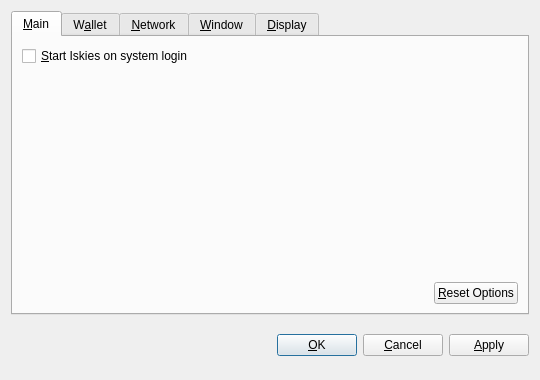
<?xml version="1.0" encoding="UTF-8"?>
<ui version="4.0">
 <class>OptionsDialog</class>
 <widget class="QDialog" name="OptionsDialog">
  <property name="geometry">
   <rect>
    <x>0</x>
    <y>0</y>
    <width>540</width>
    <height>380</height>
   </rect>
  </property>
  <property name="windowTitle">
   <string>Options</string>
  </property>
  <property name="modal">
   <bool>true</bool>
  </property>
  <layout class="QVBoxLayout" name="verticalLayout">
   <item>
    <widget class="QTabWidget" name="tabWidget">
     <property name="tabPosition">
      <enum>QTabWidget::North</enum>
     </property>
     <property name="currentIndex">
      <number>0</number>
     </property>
     <widget class="QWidget" name="tabMain">
      <attribute name="title">
       <string>&amp;Main</string>
      </attribute>
      <layout class="QVBoxLayout" name="verticalLayout_Main">
       <item>
        <widget class="QCheckBox" name="bitcoinAtStartup">
         <property name="toolTip">
          <string>Automatically start Iskies after logging in to the system.</string>
         </property>
         <property name="text">
          <string>&amp;Start Iskies on system login</string>
         </property>
        </widget>
       </item>
       <item>
        <spacer name="verticalSpacer_Main">
         <property name="orientation">
          <enum>Qt::Vertical</enum>
         </property>
         <property name="sizeHint" stdset="0">
          <size>
           <width>20</width>
           <height>40</height>
          </size>
         </property>
        </spacer>
       </item>
       <item>
        <layout class="QHBoxLayout" name="horizontalLayout_2_Main">
         <item>
          <spacer name="horizontalSpacer_2_Main">
           <property name="orientation">
            <enum>Qt::Horizontal</enum>
           </property>
           <property name="sizeHint" stdset="0">
            <size>
             <width>40</width>
             <height>20</height>
            </size>
           </property>
          </spacer>
         </item>
         <item>
          <widget class="QPushButton" name="resetButton">
           <property name="toolTip">
            <string>Reset all client options to default.</string>
           </property>
           <property name="text">
            <string>&amp;Reset Options</string>
           </property>
           <property name="autoDefault">
            <bool>false</bool>
           </property>
          </widget>
         </item>
        </layout>
       </item>
      </layout>
     </widget>
     <widget class="QWidget" name="tabWallet">
      <attribute name="title">
       <string>W&amp;allet</string>
      </attribute>
      <layout class="QVBoxLayout" name="verticalLayout_Network">
       <item>
        <widget class="QLabel" name="transactionFeeInfoLabel">
         <property name="text">
          <string>Optional transaction fee per kB that helps make sure your transactions are processed quickly. Most transactions are 1 kB.</string>
         </property>
         <property name="textFormat">
          <enum>Qt::PlainText</enum>
         </property>
         <property name="wordWrap">
          <bool>true</bool>
         </property>
        </widget>
       </item>
       <item>
        <layout class="QHBoxLayout" name="horizontalLayout_1_Main">
         <item>
          <widget class="QLabel" name="transactionFeeLabel">
           <property name="text">
            <string>Pay transaction &amp;fee</string>
           </property>
           <property name="textFormat">
            <enum>Qt::PlainText</enum>
           </property>
           <property name="buddy">
            <cstring>transactionFee</cstring>
           </property>
          </widget>
         </item>
         <item>
          <widget class="BitcoinAmountField" name="transactionFee"/>
         </item>
         <item>
          <spacer name="horizontalSpacer_1_Main">
           <property name="orientation">
            <enum>Qt::Horizontal</enum>
           </property>
           <property name="sizeHint" stdset="0">
            <size>
             <width>40</width>
             <height>20</height>
            </size>
           </property>
          </spacer>
         </item>
        </layout>
       </item>
       <item>
        <widget class="QLabel" name="label">
         <property name="text">
          <string>If you disable the spending of unconfirmed change, the change from a transaction cannot be used until that transaction has at least one confirmation. This also affects how your balance is computed.</string>
         </property>
         <property name="wordWrap">
          <bool>true</bool>
         </property>
        </widget>
       </item>
       <item>
        <widget class="QCheckBox" name="spendZeroConfChange">
         <property name="text">
          <string>Spend unconfirmed change  (experts only)</string>
         </property>
        </widget>
       </item>
       <item>
        <spacer name="verticalSpacer">
         <property name="orientation">
          <enum>Qt::Vertical</enum>
         </property>
         <property name="sizeHint" stdset="0">
          <size>
           <width>20</width>
           <height>40</height>
          </size>
         </property>
        </spacer>
       </item>
      </layout>
     </widget>
     <widget class="QWidget" name="tabNetwork">
      <attribute name="title">
       <string>&amp;Network</string>
      </attribute>
      <layout class="QVBoxLayout" name="verticalLayout_Network">
       <item>
        <widget class="QCheckBox" name="mapPortUpnp">
         <property name="toolTip">
          <string>Automatically open the Iskies client port on the router. This only works when your router supports UPnP and it is enabled.</string>
         </property>
         <property name="text">
          <string>Map port using &amp;UPnP</string>
         </property>
        </widget>
       </item>
       <item>
        <widget class="QCheckBox" name="connectSocks">
         <property name="toolTip">
          <string>Connect to the Iskies network through a SOCKS proxy (e.g. when connecting through Tor).</string>
         </property>
         <property name="text">
          <string>&amp;Connect through SOCKS proxy:</string>
         </property>
        </widget>
       </item>
       <item>
        <layout class="QHBoxLayout" name="horizontalLayout_Network">
         <item>
          <widget class="QLabel" name="proxyIpLabel">
           <property name="text">
            <string>Proxy &amp;IP:</string>
           </property>
           <property name="textFormat">
            <enum>Qt::PlainText</enum>
           </property>
           <property name="buddy">
            <cstring>proxyIp</cstring>
           </property>
          </widget>
         </item>
         <item>
          <widget class="QValidatedLineEdit" name="proxyIp">
           <property name="maximumSize">
            <size>
             <width>140</width>
             <height>16777215</height>
            </size>
           </property>
           <property name="toolTip">
            <string>IP address of the proxy (e.g. 127.0.0.1)</string>
           </property>
          </widget>
         </item>
         <item>
          <widget class="QLabel" name="proxyPortLabel">
           <property name="text">
            <string>&amp;Port:</string>
           </property>
           <property name="textFormat">
            <enum>Qt::PlainText</enum>
           </property>
           <property name="buddy">
            <cstring>proxyPort</cstring>
           </property>
          </widget>
         </item>
         <item>
          <widget class="QLineEdit" name="proxyPort">
           <property name="maximumSize">
            <size>
             <width>55</width>
             <height>16777215</height>
            </size>
           </property>
           <property name="toolTip">
            <string>Port of the proxy (e.g. 9050)</string>
           </property>
          </widget>
         </item>
         <item>
          <widget class="QLabel" name="socksVersionLabel">
           <property name="text">
            <string>SOCKS &amp;Version:</string>
           </property>
           <property name="textFormat">
            <enum>Qt::PlainText</enum>
           </property>
           <property name="buddy">
            <cstring>socksVersion</cstring>
           </property>
          </widget>
         </item>
         <item>
          <widget class="QValueComboBox" name="socksVersion">
           <property name="toolTip">
            <string>SOCKS version of the proxy (e.g. 5)</string>
           </property>
          </widget>
         </item>
         <item>
          <spacer name="horizontalSpacer_Network">
           <property name="orientation">
            <enum>Qt::Horizontal</enum>
           </property>
           <property name="sizeHint" stdset="0">
            <size>
             <width>40</width>
             <height>20</height>
            </size>
           </property>
          </spacer>
         </item>
        </layout>
       </item>
       <item>
        <spacer name="verticalSpacer_Network">
         <property name="orientation">
          <enum>Qt::Vertical</enum>
         </property>
         <property name="sizeHint" stdset="0">
          <size>
           <width>20</width>
           <height>40</height>
          </size>
         </property>
        </spacer>
       </item>
      </layout>
     </widget>
     <widget class="QWidget" name="tabWindow">
      <attribute name="title">
       <string>&amp;Window</string>
      </attribute>
      <layout class="QVBoxLayout" name="verticalLayout_Window">
       <item>
        <widget class="QCheckBox" name="minimizeToTray">
         <property name="toolTip">
          <string>Show only a tray icon after minimizing the window.</string>
         </property>
         <property name="text">
          <string>&amp;Minimize to the tray instead of the taskbar</string>
         </property>
        </widget>
       </item>
       <item>
        <widget class="QCheckBox" name="minimizeOnClose">
         <property name="toolTip">
          <string>Minimize instead of exit the application when the window is closed. When this option is enabled, the application will be closed only after selecting Quit in the menu.</string>
         </property>
         <property name="text">
          <string>M&amp;inimize on close</string>
         </property>
        </widget>
       </item>
       <item>
        <spacer name="verticalSpacer_Window">
         <property name="orientation">
          <enum>Qt::Vertical</enum>
         </property>
         <property name="sizeHint" stdset="0">
          <size>
           <width>20</width>
           <height>40</height>
          </size>
         </property>
        </spacer>
       </item>
      </layout>
     </widget>
     <widget class="QWidget" name="tabDisplay">
      <attribute name="title">
       <string>&amp;Display</string>
      </attribute>
      <layout class="QVBoxLayout" name="verticalLayout_Display">
       <item>
        <layout class="QHBoxLayout" name="horizontalLayout_1_Display">
         <item>
          <widget class="QLabel" name="langLabel">
           <property name="text">
            <string>User Interface &amp;language:</string>
           </property>
           <property name="textFormat">
            <enum>Qt::PlainText</enum>
           </property>
           <property name="buddy">
            <cstring>lang</cstring>
           </property>
          </widget>
         </item>
         <item>
          <widget class="QValueComboBox" name="lang">
           <property name="toolTip">
            <string>The user interface language can be set here. This setting will take effect after restarting Iskies.</string>
           </property>
          </widget>
         </item>
        </layout>
       </item>
       <item>
        <layout class="QHBoxLayout" name="horizontalLayout_2_Display">
         <item>
          <widget class="QLabel" name="unitLabel">
           <property name="text">
            <string>&amp;Unit to show amounts in:</string>
           </property>
           <property name="textFormat">
            <enum>Qt::PlainText</enum>
           </property>
           <property name="buddy">
            <cstring>unit</cstring>
           </property>
          </widget>
         </item>
         <item>
          <widget class="QValueComboBox" name="unit">
           <property name="toolTip">
            <string>Choose the default subdivision unit to show in the interface and when sending coins.</string>
           </property>
          </widget>
         </item>
        </layout>
       </item>
       <item>
        <widget class="QCheckBox" name="displayAddresses">
         <property name="toolTip">
          <string>Whether to show Iskies addresses in the transaction list or not.</string>
         </property>
         <property name="text">
          <string>&amp;Display addresses in transaction list</string>
         </property>
        </widget>
       </item>
       <item>
        <widget class="QCheckBox" name="coinControlFeatures">
         <property name="toolTip">
          <string>Whether to show coin control features or not.</string>
         </property>
         <property name="text">
          <string>Display coin &amp;control features (experts only!)</string>
         </property>
        </widget>
       </item>
       <item>
        <spacer name="verticalSpacer_Display">
         <property name="orientation">
          <enum>Qt::Vertical</enum>
         </property>
         <property name="sizeHint" stdset="0">
          <size>
           <width>20</width>
           <height>40</height>
          </size>
         </property>
        </spacer>
       </item>
      </layout>
     </widget>
    </widget>
   </item>
   <item>
    <layout class="QHBoxLayout" name="horizontalLayout_Buttons">
     <item>
      <spacer name="horizontalSpacer_1">
       <property name="orientation">
        <enum>Qt::Horizontal</enum>
       </property>
       <property name="sizeHint" stdset="0">
        <size>
         <width>40</width>
         <height>48</height>
        </size>
       </property>
      </spacer>
     </item>
     <item>
      <widget class="QLabel" name="statusLabel">
       <property name="font">
        <font>
         <weight>75</weight>
         <bold>true</bold>
        </font>
       </property>
       <property name="text">
        <string/>
       </property>
       <property name="textFormat">
        <enum>Qt::PlainText</enum>
       </property>
       <property name="wordWrap">
        <bool>true</bool>
       </property>
      </widget>
     </item>
     <item>
      <spacer name="horizontalSpacer_2">
       <property name="orientation">
        <enum>Qt::Horizontal</enum>
       </property>
       <property name="sizeHint" stdset="0">
        <size>
         <width>40</width>
         <height>48</height>
        </size>
       </property>
      </spacer>
     </item>
     <item>
      <widget class="QPushButton" name="okButton">
       <property name="text">
        <string>&amp;OK</string>
       </property>
      </widget>
     </item>
     <item>
      <widget class="QPushButton" name="cancelButton">
       <property name="text">
        <string>&amp;Cancel</string>
       </property>
       <property name="autoDefault">
        <bool>false</bool>
       </property>
      </widget>
     </item>
     <item>
      <widget class="QPushButton" name="applyButton">
       <property name="text">
        <string>&amp;Apply</string>
       </property>
       <property name="autoDefault">
        <bool>false</bool>
       </property>
      </widget>
     </item>
    </layout>
   </item>
  </layout>
 </widget>
 <customwidgets>
  <customwidget>
   <class>BitcoinAmountField</class>
   <extends>QSpinBox</extends>
   <header>bitcoinamountfield.h</header>
  </customwidget>
  <customwidget>
   <class>QValueComboBox</class>
   <extends>QComboBox</extends>
   <header>qvaluecombobox.h</header>
  </customwidget>
  <customwidget>
   <class>QValidatedLineEdit</class>
   <extends>QLineEdit</extends>
   <header>qvalidatedlineedit.h</header>
  </customwidget>
 </customwidgets>
 <resources/>
 <connections/>
</ui>
